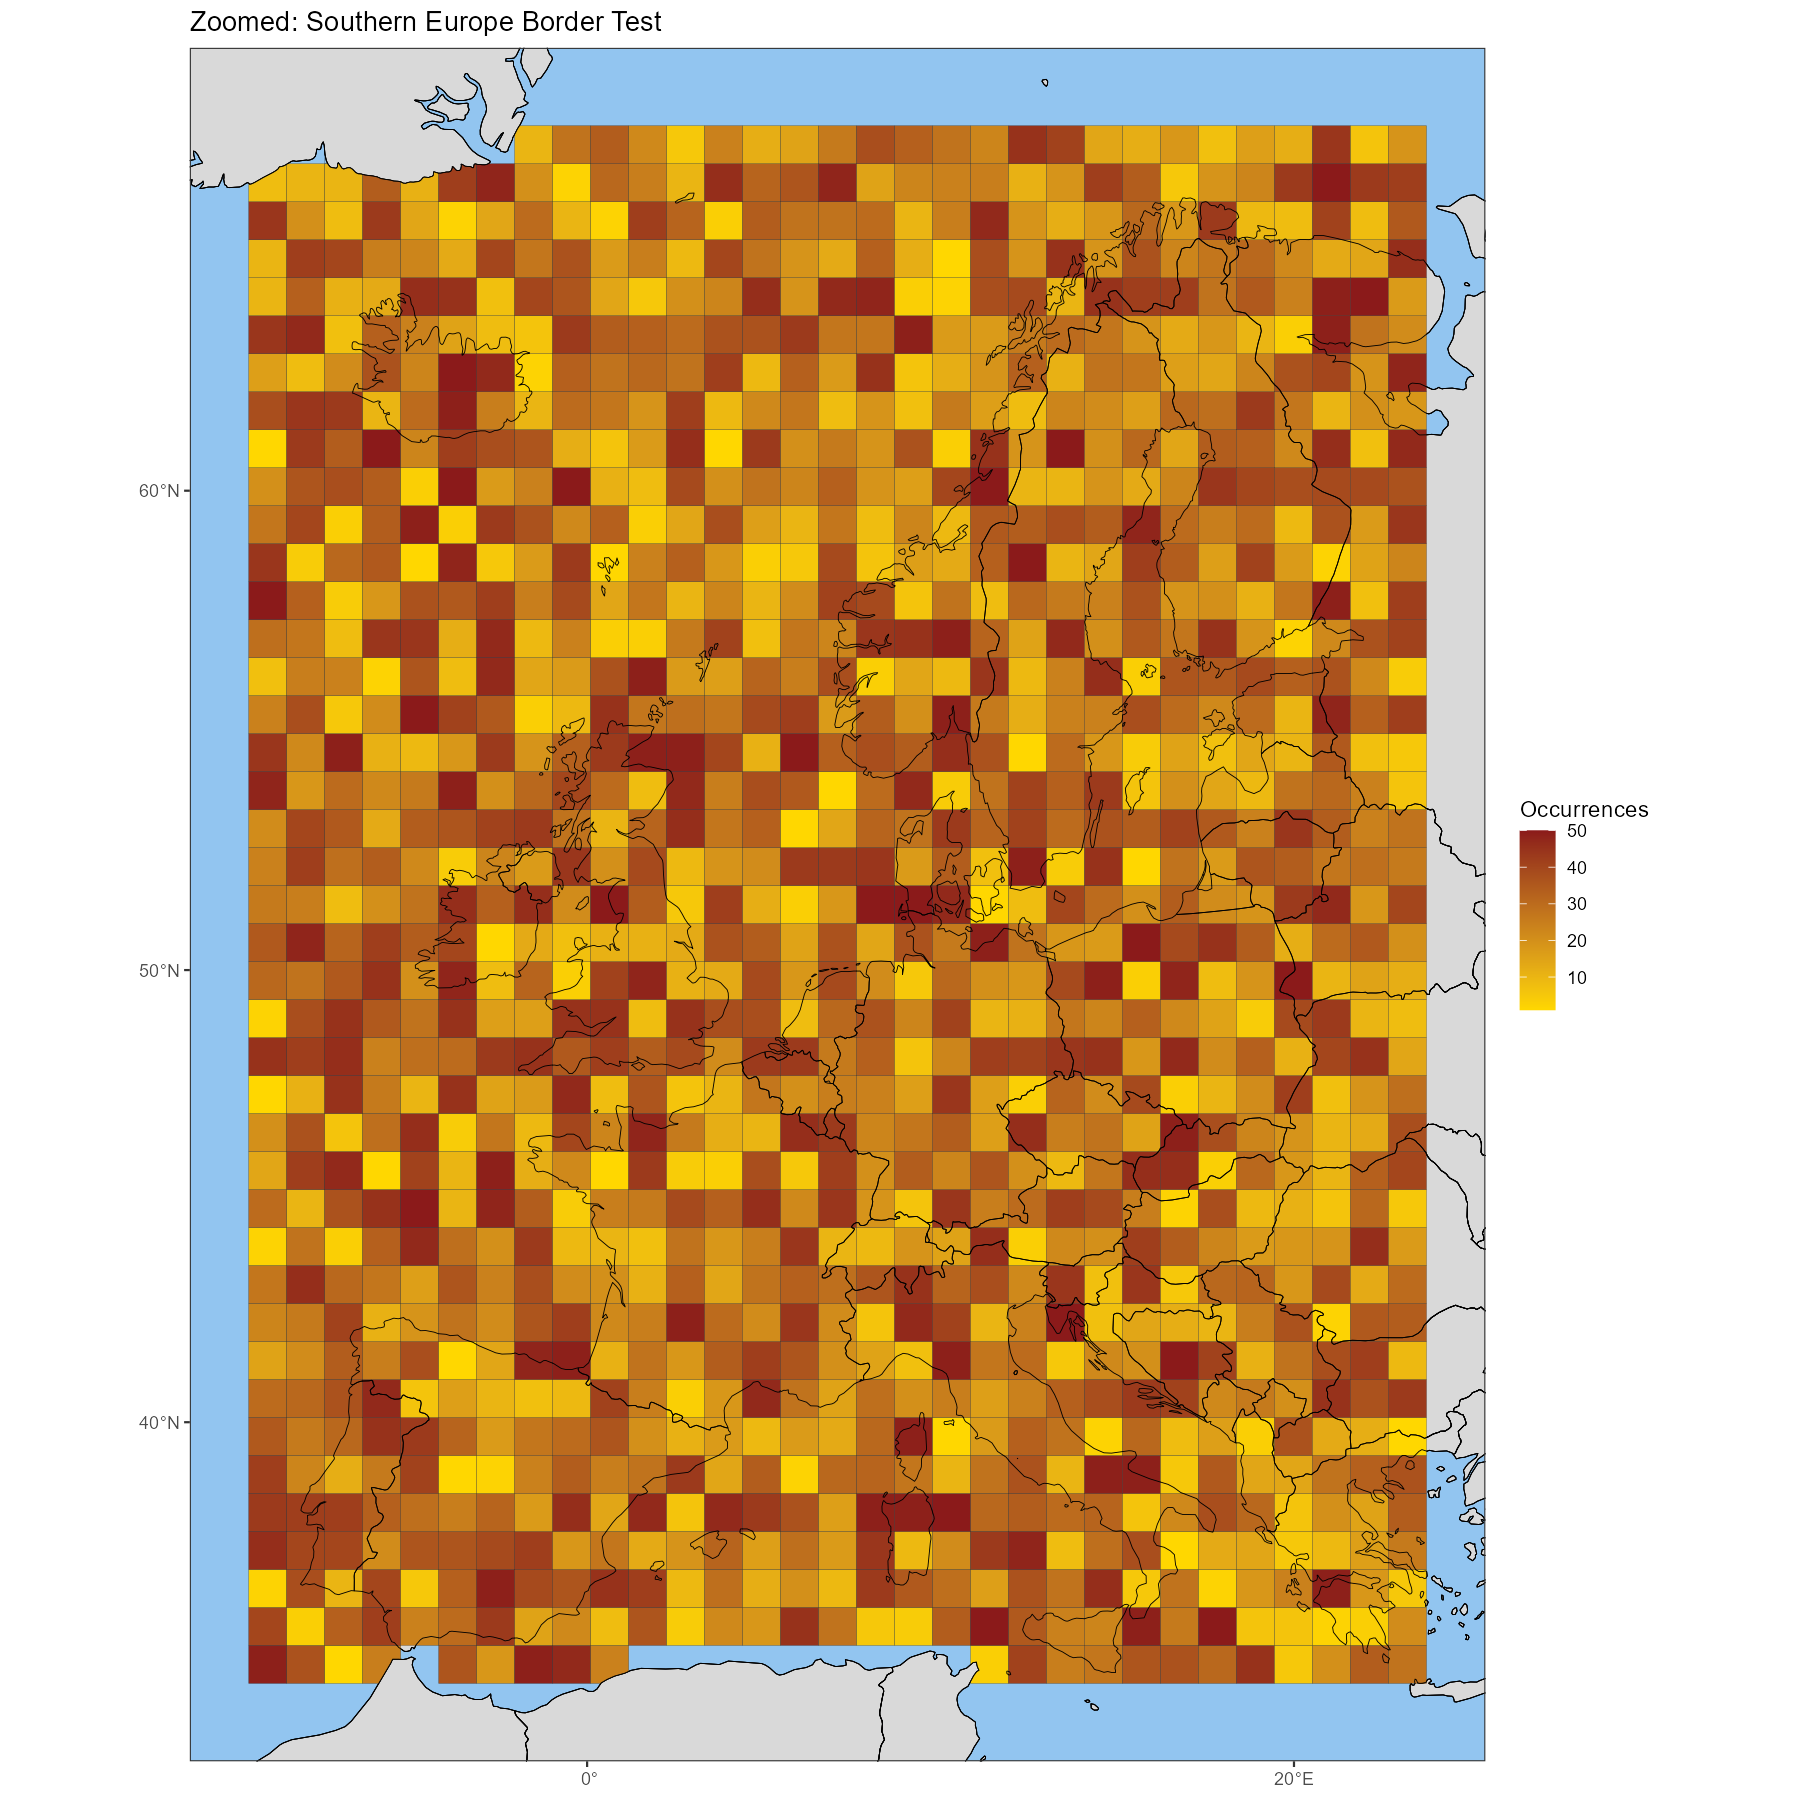

Reproduce this figure in R.

library(sf)
library(dplyr)
library(ggplot2)
devtools::load_all(".")

set.seed(42)
grid_cells <- expand.grid(
  xcoord = seq(25, 55, by = 1),
  ycoord = seq(15, 55, by = 1)
) %>%
  mutate(
    cellCode = paste0("100kmE", xcoord, "N", ycoord),
    xcoord = xcoord * 100000,
    ycoord = ycoord * 100000,
    scientificName = "Species 1",
    obs = sample(1:50, n(), replace = TRUE),
    year = 2020,
    resolution = "100km"
  )

cube <- list(
  data = grid_cells,
  grid_type = "eea",
  first_year = 2020,
  last_year = 2020,
  num_species = 1,
  resolutions = "100km",
  coord_range = list(xmin=2500000, xmax=5500000, ymin=1500000, ymax=5500000)
)
class(cube) <- "processed_cube"

res <- compute_indicator_workflow(cube, type = "total_occ", dim_type = "map",
                                  level = "continent", region = "europe")

# Plot with ZOOMED view into southern Europe (30N-55N)
p <- plot(res, title = "Zoomed: Southern Europe Border Test")

ggsave("scratch/zoomed_south.png", p, width = 12, height = 12, dpi = 150)
message("[SUCCESS] Zoomed southern Europe map saved")
